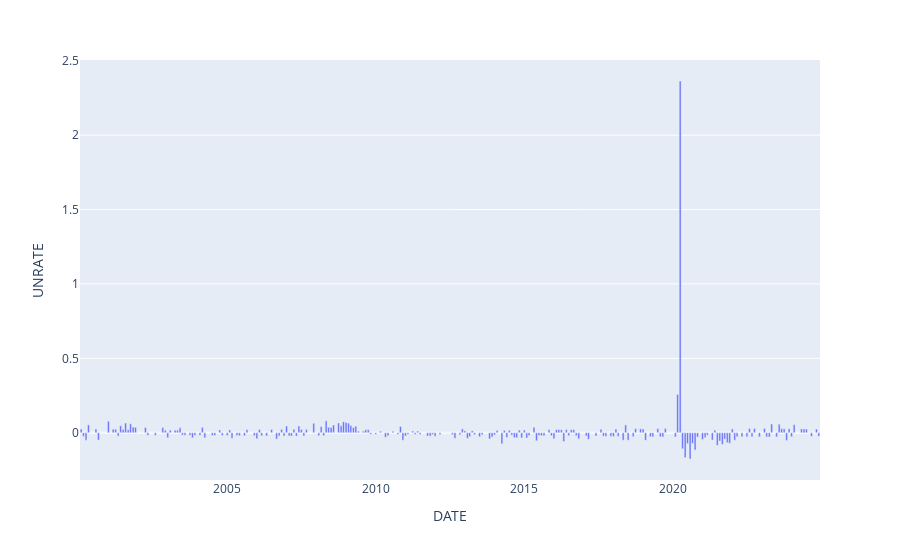

This figure's notebook cell:
### Code cell
px.bar(data_frame=var_unrate, x=var_unrate.index, y='UNRATE')

### Figure 1 — Plotly figure (JSON) as saved in the notebook; plotly's stock layout.template omitted (floating-point values rounded to 4 significant figures; data arrays with more than 128 entries replaced by an {"elided": "..."} marker saying what was removed)
{"data": [{"alignmentgroup": "True", "hovertemplate": "DATE=%{x}<br>UNRATE=%{y}<extra></extra>", "legendgroup": "", "marker": {"color": "#636efa", "pattern": {"shape": ""}}, "name": "", "offsetgroup": "", "orientation": "v", "showlegend": false, "textposition": "auto", "type": "bar", "x": {"elided": "299 str values"}, "xaxis": "x", "y": {"elided": "299 float values"}, "yaxis": "y"}], "layout": {"barmode": "relative", "legend": {"tracegroupgap": 0}, "margin": {"t": 60}, "xaxis": {"anchor": "y", "domain": [0, 1], "title": {"text": "DATE"}}, "yaxis": {"anchor": "x", "domain": [0, 1], "title": {"text": "UNRATE"}}}}
